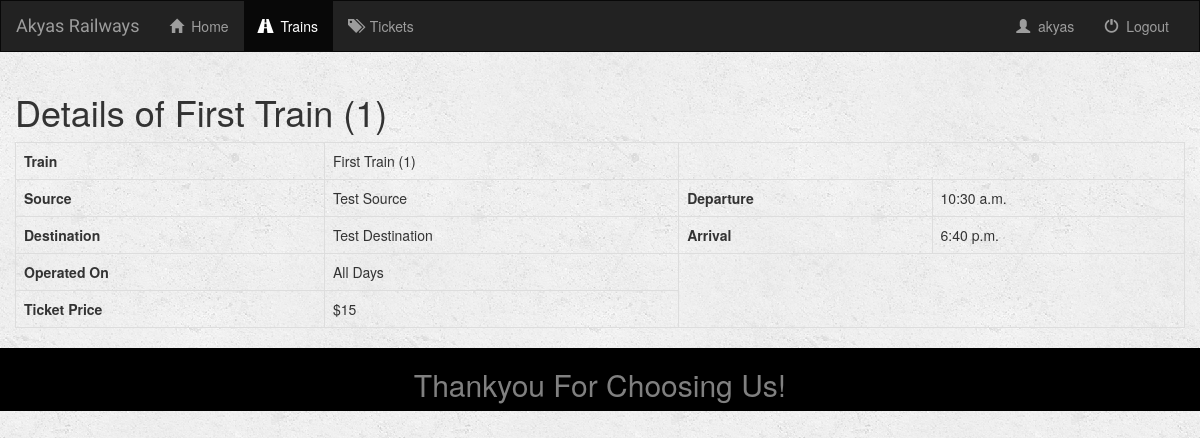
/train/1 (signed in), run on the app's committed database.
### app/models.py (models this page shows)
class Train(models.Model):
    name = models.CharField(max_length=50)
    source = models.CharField(max_length=50)
    destination = models.CharField(max_length=50)
    estimated_departure = models.TimeField()
    estimated_arrival = models.TimeField()
    operated_days = models.CharField(max_length=15, default="All Days")
    ticket_price = models.IntegerField(default=10)
    capacity = models.IntegerField(default=50)
    def __str__(self):
        return f"{self.name} ({self.pk})"

### app/views.py (the view)
# urls.py: path('train/<int:train_id>', views.train_detail, name='train_detail'),
def train_detail(request, train_id):
    train = get_object_or_404(Train, pk=train_id)
    if request.user.is_authenticated:
        context = {'user': request.user, 'train': train}
        template = 'app/train_details_user.html'
    else:
        context = {'train': train}
        template = 'app/train_details.html'
    return render(request, template, context)

### app/templates/app/train_details_user.html
{% extends 'app/base.html' %}
{% block trains_active %}active{% endblock %}
{% block user %} {{user.username}} {% endblock %}
{% block user_base %}
    {% include 'app/user_base.html' %}
{% endblock %}
{% block base_body %}
    {% include 'app/train_details_template.html' %}
{% endblock %}

### app/templates/app/train_details_template.html
<div class="container-fluid">
    <h1> Details of {{train}}</h1>
    <div class="table-responsive">
        <table class="table table-bordered">
            <tr>
                <th> Train </th>
                <td> {{train}}</td>
            </tr>
            <tr>
                <th> Source</th>
                <td> {{train.source}} </td>
                <th> Departure </th>
                <td>{{train.estimated_departure}}</td>
            </tr>
            <tr>
                <th> Destination</th>
                <td> {{train.destination}} </td>
                <th> Arrival </th>
                <td>{{train.estimated_arrival}}</td>
            </tr>
            <tr>
                <th> Operated On </th>
                <td> {{train.operated_days}}</td>
            </tr>
            <tr>
                <th> Ticket Price</th>
                <td> ${{train.ticket_price}}</td>
            </tr>
        </table>
    </div>
</div>

### app/static/app/style.css (style rules this page uses)
body { background: white url("images/whiteBG.png"); }

### data on the page
Train: name+id "First Train (1)", source "Test Source", estimated_departure "10:30 a.m.", destination "Test Destination", estimated_arrival "6:40 p.m.", operated_days "All Days", ticket_price "15"

### other printed values
{{ user.username }} "akyas"
